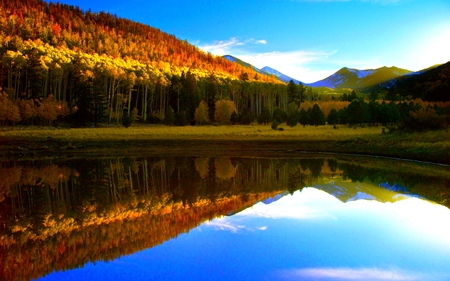
#> input picture Images/bg.jpg, 450 x 281 px
$ python splitmerge.py
#> lines starting #> are read from the running program, lines starting #| are printed output that depends on the picture
import cv2 as cv
import numpy as np

def rescaleFrame ( frame, scale=0.75):
    # This method will works for images, videos and live videos
    width = int(frame.shape[1] * scale)
    height = int(frame.shape[0] * scale)
    dimensions = (width, height)
    return cv.resize(frame, dimensions, interpolation=cv.INTER_AREA)

# img = rescaleFrame(cv.imread('Images/bg.jpg'), scale=0.2)

img = cv.imread('Images/bg.jpg')
#> img is the input picture: shape (281, 450, 3); mean B, G, R 94, 98.8, 88.1
cv.imshow('Image', img)

blank = np.zeros(img.shape[:2], dtype='uint8')

b,g,r = cv.split(img)
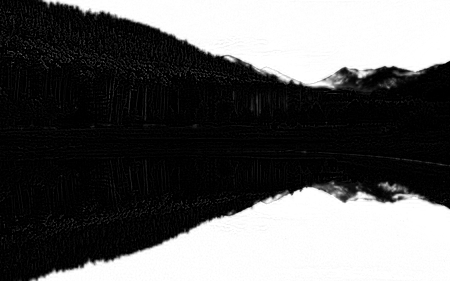
#> b: shape (281, 450); min 0, max 255, mean 94
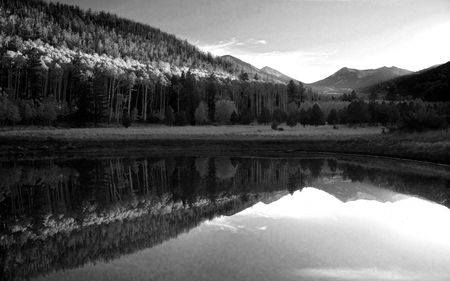
#> g: shape (281, 450); min 0, max 255, mean 98.8
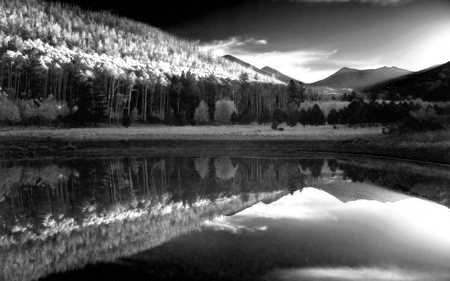
#> r: shape (281, 450); min 0, max 255, mean 88.1

blue = cv.merge([b, blank, blank])
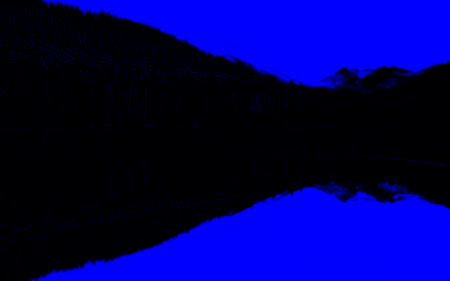
#> blue: shape (281, 450, 3); mean of channels 0, 1, 2 94, 0, 0; drawn as B, G, R
green = cv.merge([blank, g, blank])
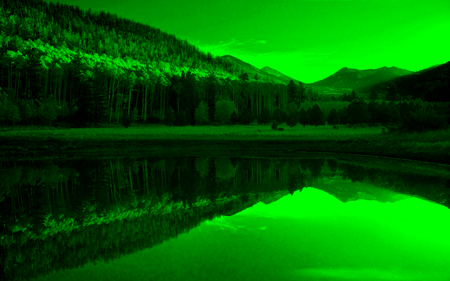
#> green: shape (281, 450, 3); mean of channels 0, 1, 2 0, 98.8, 0; drawn as B, G, R
red = cv.merge([blank, blank, r])
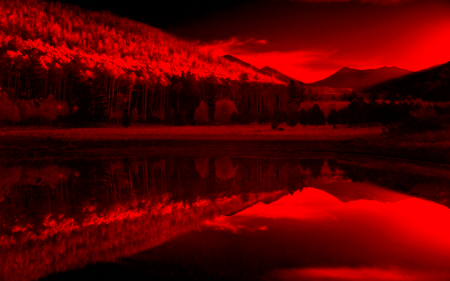
#> red: shape (281, 450, 3); mean of channels 0, 1, 2 0, 0, 88.1; drawn as B, G, R

cv.imshow('Blue', blue)
cv.imshow('Green', green)
cv.imshow('Red', red)

print(img.shape)
#| (281, 450, 3)
print(b.shape)
#| (281, 450)
print(g.shape)
#| (281, 450)
print(r.shape)
#| (281, 450)

merged = cv.merge([blue,green,red])
cv.imshow('Merged Image', merged)

cv.waitKey(0)

$ run again, with Images/dogs.jpg copied over Images/bg.jpg
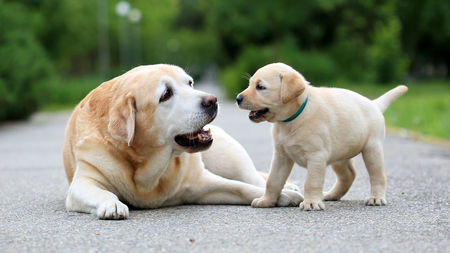
#> input picture Images/dogs.jpg, 450 x 253 px
#> img is the input picture: shape (253, 450, 3); mean B, G, R 121.1, 140.9, 134.6
#> `green = cv.merge([blank, g, blank])`:
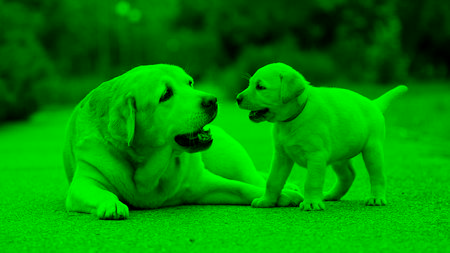
#> green: shape (253, 450, 3); mean of channels 0, 1, 2 0, 140.9, 0; drawn as B, G, R
#> `red = cv.merge([blank, blank, r])`:
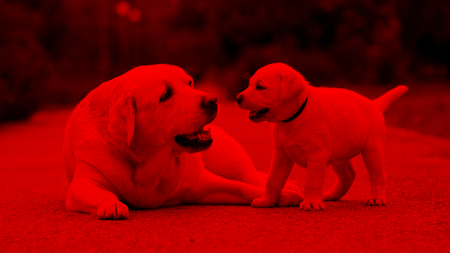
#> red: shape (253, 450, 3); mean of channels 0, 1, 2 0, 0, 134.6; drawn as B, G, R
#| (253, 450, 3)
#| (253, 450)
#| (253, 450)
#| (253, 450)
